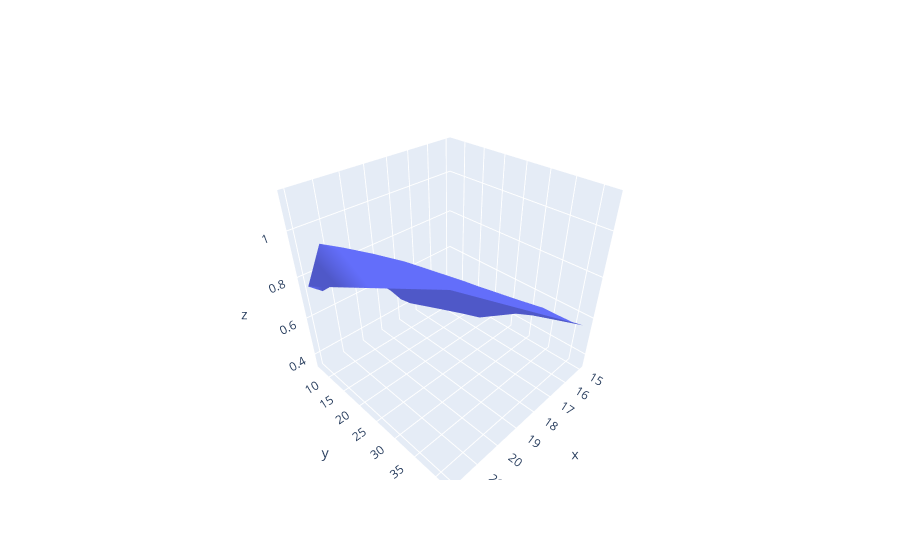

Notebook cell for this chart:
### Code cell
# 3D IV plot for calls
plot = go.Figure()
plot.add_trace(go.Mesh3d(x=c['strike_price'], y=c['TTM'], z=c['impl_volatility'], name='Call IV'))
plot.show()
